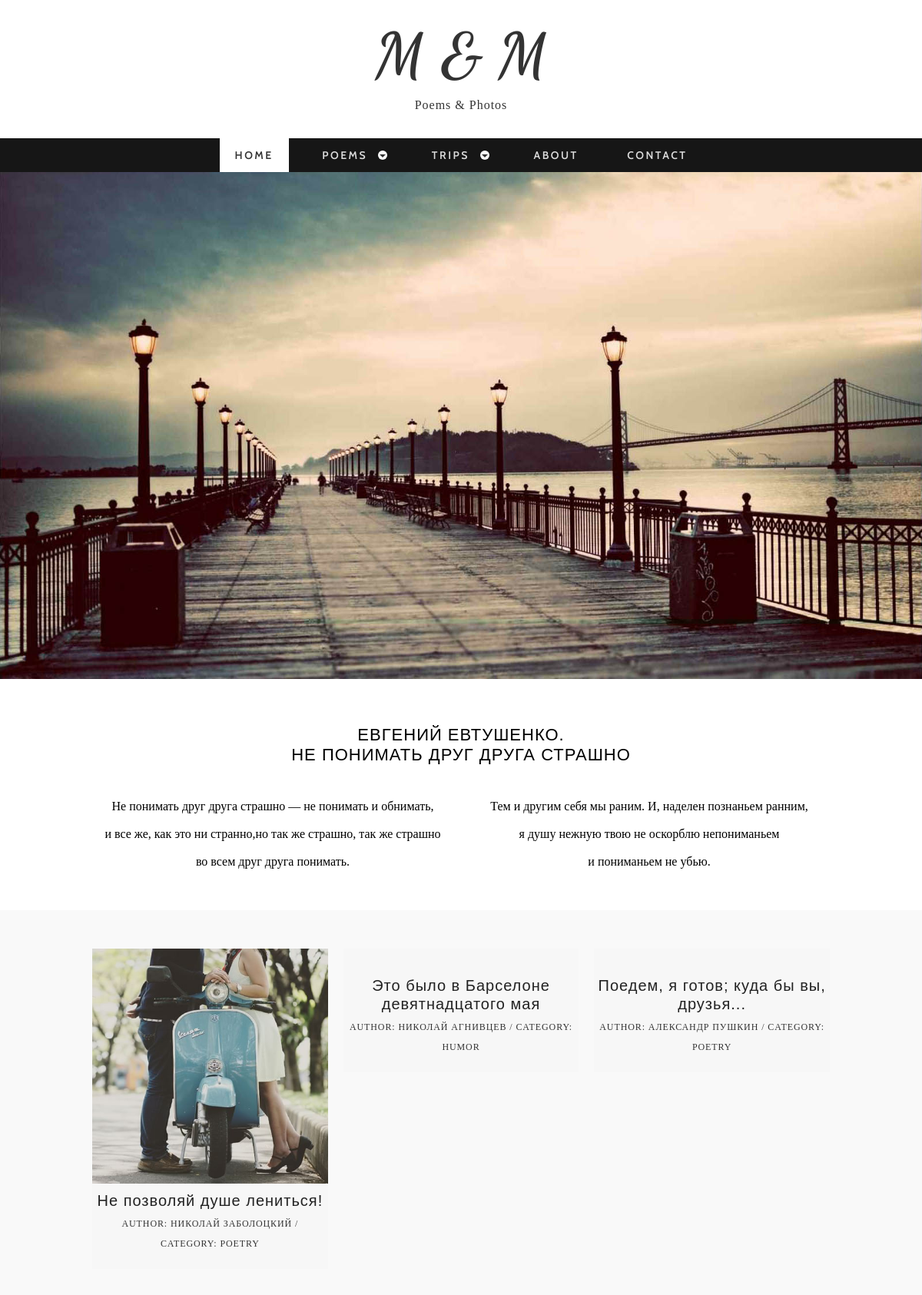
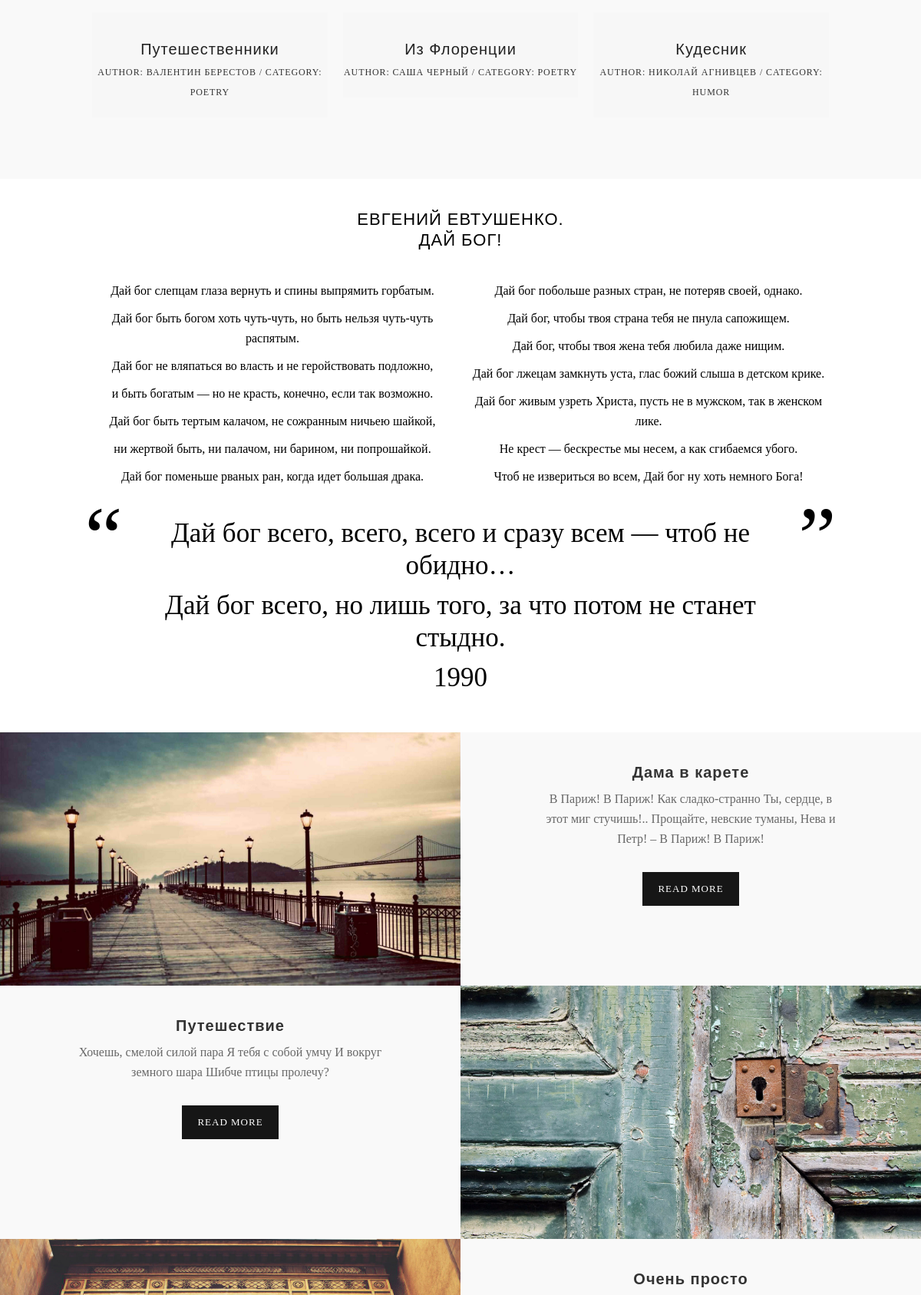
The page / (upper part) on the database its author committed (2 pictures, top to bottom).
### tables this page shows
CREATE TABLE `articles` (
  `id` int(11) NOT NULL AUTO_INCREMENT,
  `title` varchar(255) NOT NULL,
  `date` timestamp NOT NULL DEFAULT CURRENT_TIMESTAMP,
  `short_content` text NOT NULL,
  `content` text NOT NULL,
  `author_name` varchar(255) NOT NULL,
  `preview` varchar(255) NOT NULL,
  `type` varchar(50) NOT NULL,
  PRIMARY KEY (`id`)
);

### controllers/ArticlesController.php (called while the page is built, shortened)
<?php
class ArticlesController {
    public function actionList() {
        $recentArticles = Articles::getRecentArticles();
        $articlesList = Articles::getArticlesList();
        require_once(ROOT . '/views/articles/list.php');
        return true;
    }
}

### components/Router.php (called while the page is built, shortened)
<?php
class Router {
    private $routes;
    public function __construct() {
        $routesPath = ROOT . '/config/routes.php';
        $this->routes = include($routesPath);
    }
    private function getURI() {
        if (!empty($_SERVER['REQUEST_URI'])) {
            return trim($_SERVER['REQUEST_URI'], '/');
        }
    }
    public function run() {
        $uri = $this->getURI();
        $uri = rawurldecode($uri);
        foreach ($this->routes as $uriPattern => $path) {
            if (preg_match("~^$uriPattern$~", $uri)) {
                $internalRoute = preg_replace("~^$uriPattern$~", $path, $uri);
                $segments = explode('/', $internalRoute);
                $controllerName = ucfirst(array_shift($segments)) . 'Controller';
                $actionName = 'action' . ucfirst(array_shift($segments));
                $parameters = $segments;
                $controllerObject = new $controllerName;
                $result = call_user_func_array(array($controllerObject, $actionName), $parameters);
                if ($result != null) {
                    break;
                }
            }
        }
    }
}

### index.php (called while the page is built, shortened)
<?php
$router = new Router();
$router->run();

### models/Articles.php (called while the page is built, shortened)
<?php
class Articles {
    public static function getArticlesList() {
        $db = Db::getConnection();
        $articlesList = array();
        $result = $db->query('SELECT id, title, date, author_name, short_content, preview, type '
                . 'FROM articles ORDER BY id ASC');
        $i = 0;
        while ($row = $result->fetch()) {
            $articlesList[$i]['id'] = $row['id'];
            $articlesList[$i]['title'] = $row['title'];
            $articlesList[$i]['date'] = $row['date'];
            $articlesList[$i]['author_name'] = $row['author_name'];
            $articlesList[$i]['short_content'] = $row['short_content'];
            $articlesList[$i]['preview'] = $row['preview'];
            $articlesList[$i]['type'] = $row['type'];
            $i++;
        }
        return $articlesList;
    }
    public static function getRecentArticles($count = self::RECENT) {
        $db = Db::getConnection();
        $recentArticles = array();
        $result = $db->query("SELECT id, title, date, author_name, short_content, preview, type "
                . "FROM articles ORDER BY date DESC LIMIT $count");
        $i = 0;
        while ($row = $result->fetch()) {
            $recentArticles[$i]['id'] = $row['id'];
            $recentArticles[$i]['title'] = $row['title'];
            $recentArticles[$i]['date'] = $row['date'];
            $recentArticles[$i]['author_name'] = $row['author_name'];
            $recentArticles[$i]['short_content'] = $row['short_content'];
            $recentArticles[$i]['preview'] = $row['preview'];
            $recentArticles[$i]['type'] = $row['type'];
            $i++;
        }
        return $recentArticles;
    }
}

### views/articles/list.php (the view, shortened to what this page needs)
<!DOCTYPE html>
<html lang="en">
    <head>
        <link rel="stylesheet" href="/template1/css/zerogrid.css">
        <link rel="stylesheet" href="/template1/css/style.css">
        <link href="/template1/font-awesome/css/font-awesome.min.css" rel="stylesheet" type="text/css">
        <link rel="stylesheet" href="/template1/css/menu.css">
        <link href="/template1/owl-carousel/owl.carousel.css" rel="stylesheet">
    </head>
    <body class="gallery-page">
        <div class="wrap-body">
            <header class="">
                <div class="logo">
                    <a href="#">M & M</a>
                    <span>Poems & Photos</span>
                </div>
                <div id="cssmenu" class="align-center">
                    <ul>
                        <li class="active"><a href='/articles/'><span>Home</span></a></li>
                        <li class="has-sub"><a href="/gallery/"><span>Poems</span></a>
                        </li>
                        <li class="has-sub"><a href="/news/"><span>Trips</span></a>
                        </li>
                        <li><a href="/about/"><span>About</span></a></li>
                        <li class="last"><a href="/contact/"><span>Contact</span></a></li>
                    </ul>
                </div>
                <div id="owl-slide" class="owl-carousel">
                    <div class="item">
                        <img src="/template1/images/slide1.jpg" />
                    </div>
                </div>
            </header>
            <section id="container">
                <div class="wrap-container">
                    <section class="content-box box-1">
                        <div class="zerogrid">
                            <div class="wrap-box">
                                <div class="box-header">
                                    <h2>ЕВГЕНИЙ ЕВТУШЕНКО.</h2><h2> Не понимать друг друга страшно</h2>
                                </div>
                                <div class="box-content">
                                    <div class="row">
                                        <div class="col-1-2">
                                            <div class="wrap-col">
                                                <p>Не понимать друг друга страшно — не понимать и обнимать, </p>
                                                <p>и все же, как это ни странно,но так же страшно, так же страшно</p>
                                                <p>во всем друг друга понимать.</p>
                                            </div>
                                        </div>
                                        <div class="col-1-2">
                                            <div class="wrap-col">
                                                <p>Тем и другим себя мы раним.
                                                    И, наделен познаньем ранним,</p>
                                                <p>я душу нежную твою
                                                    не оскорблю непониманьем</p>
                                                и пониманьем не убью.
                                            </div>
                                        </div>
                                    </div>
                                </div>
                            </div>
                        </div>
                    </section>
                    <section class="content-box box-style-1 box-2">
                        <div class="zerogrid">
                            <div class="wrap-box">
                                <div class="row">
                                    <?php foreach ($recentArticles as $recentItem): ?>
                                        <div class="col-1-3">
                                            <div class="wrap-col">
                                                <article>
                                                    <div class="post-thumbnail-wrap">
                                                        <a href="/articles/<?php echo $recentItem['id']; ?>" class="portfolio-box">
                                                        </a>
                                                        <div class="entry-header ">
                                                            <h3 class="entry-title"><?php echo $recentItem['title']; ?></h3>
                                                            <div class="l-tags"><a href="#">Author: <?php echo $recentItem['author_name']; ?></a> / <a href="/articles/<?php echo $recentItem['type']; ?>">Category: <?php echo $recentItem['type']; ?></a></div>
                                                        </div>
                                                    </div>
                                                </article>
                                            </div>
                                        </div>
                                    <?php endforeach; ?>
                                </div>
                            </div>
                        </div>
                    </section>
                    <section class="content-box box-3">
                        <div class="zerogrid">
                            <div class="wrap-box">
                                <div class="box-header">
                                    <h2>ЕВГЕНИЙ ЕВТУШЕНКО. </h2><h2>Дай бог!</h2>
                                </div>
                                <div class="box-content">
                                    <div class="row">
                                        <div class="col-1-2">
                                            <div class="wrap-col">
                                                <p>Дай бог слепцам глаза вернуть и спины выпрямить горбатым. </p>
                                                <p>Дай бог быть богом хоть чуть-чуть, но быть нельзя чуть-чуть распятым. </p>
                                                <p>Дай бог не вляпаться во власть и не геройствовать подложно, </p>
                                                <p>и быть богатым — но не красть, конечно, если так возможно. </p>
                                                <p>Дай бог быть тертым калачом, не сожранным ничьею шайкой, </p>
                                                <p>ни жертвой быть, ни палачом, ни барином, ни попрошайкой. </p>
                                                <p>Дай бог поменьше рваных ран, когда идет большая драка.</p>
                                            </div>
                                        </div>
                                        <div class="col-1-2">
                                            <div class="wrap-col">
                                                <p>Дай бог побольше разных стран, не потеряв своей, однако. </p>
                                                <p>Дай бог, чтобы твоя страна тебя не пнула сапожищем. </p>
                                                <p>Дай бог, чтобы твоя жена тебя любила даже нищим. </p>
                                                <p>Дай бог лжецам замкнуть уста, глас божий слыша в детском крике. </p>
                                                <p>Дай бог живым узреть Христа, пусть не в мужском, так в женском лике. </p>
                                                <p>Не крест — бескрестье мы несем, а как сгибаемся убого. </p>
                                                <p>Чтоб не извериться во всем, Дай бог ну хоть немного Бога!</p>
                                            </div>
                                        </div>
                                    </div>
                                    <div class="row">
                                        <blockquote><p>Дай бог всего, всего, всего и сразу всем — чтоб не обидно… </p>
                                            <p>Дай бог всего, но лишь того, за что потом не станет стыдно.   </p>
                                            <p>1990 </p></blockquote>
                                    </div>
                                </div>
                            </div>
                        </div>
                    </section>
                    <section class="content-box box-style-1 box-4">
                        <div class="zerogrid" style="width: 100%">
                            <div class="wrap-box">
                                <div class="row">
                                    <article>
                                        <div class="col-1-2">
                                            <img src="/template1/images/slide1.jpg" alt="">
                                        </div>
                                        <div class="col-1-2">
                                            <div class="entry-content t-center">
                                                <h3><a href="/articles/<?php echo $articlesList[5]['id']; ?>"><?php echo $articlesList[5]['title']; ?></a></h3>
                                                <p><?php echo $articlesList[5]['short_content']; ?> </p>
                                                <a class="button" href="/articles/<?php echo $articlesList[5]['id']; ?>">Read More</a>
                                            </div>
                                        </div>
                                    </article>
                                </div>
                                <div class="row">
                                    <article>
                                        <div class="col-1-2 f-right">
                                            <img src="/template1/images/slide2.jpg" alt="">
                                        </div>
                                        <div class="col-1-2">
                                            <div class="entry-content t-center">
                                                <h3><a href="/articles/<?php echo $articlesList[6]['id']; ?>"><?php echo $articlesList[6]['title']; ?></a></h3>
                                                <p><?php echo $articlesList[6]['short_content']; ?> </p>
                                                <a class="button" href="/articles/<?php echo $articlesList[6]['id']; ?>">Read More</a>
                                            </div>
                                        </div>
                                    </article>
                                </div>
                                <div class="row">
                                    <article>
                                        <div class="col-1-2">
                                            <img src="/template1/images/slide3.jpg" alt="">
                                        </div>
                                        <div class="col-1-2">
                                            <div class="entry-content t-center">
                                                <h3><a href="/articles/<?php echo $articlesList[7]['id']; ?>"><?php echo $articlesList[7]['title']; ?></a></h3>
                                            </div>
                                        </div>
                                    </article>
                                </div>
                            </div>
                        </div>
                    </section>
                </div>
            </section>
        </div>
    </body>
</html>

### rows shown on the page
articles: title "Не позволяй душе лениться!", author_name "НИКОЛАЙ ЗАБОЛОЦКИЙ", type "POETRY"
articles: title "Это было в Барселоне девятнадцатого мая", author_name "НИКОЛАЙ АГНИВЦЕВ", type "HUMOR"
articles: title "Поедем, я готов; куда бы вы, друзья...", author_name "АЛЕКСАНДР ПУШКИН", type "POETRY"
articles: title "Кудесник", author_name "НИКОЛАЙ АГНИВЦЕВ", type "HUMOR"
articles: title "Дама в карете", short_content "В Париж! В Париж! Как сладко-странно Ты, сердце, в этот миг стучишь!.. Прощайте, невские туманы, Нева и Петр! – В Париж! В Париж!"
articles: title "Путешествие", short_content "Хочешь, смелой силой пара Я тебя с собой умчу И вокруг земного шара Шибче птицы пролечу?"
articles: title "Очень просто"
